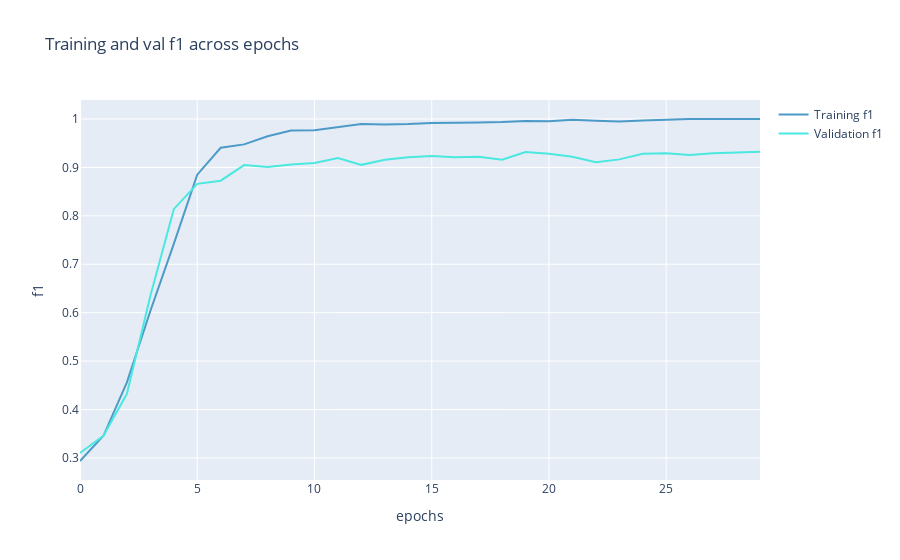

Source (notebook cell):
### Code cell
show_evolution(history, "f1")

### Figure 1 — Plotly figure (JSON) as saved in the notebook; plotly's stock layout.template omitted (floating-point values rounded to 4 significant figures)
{"data": [{"marker": {"color": "#4B9AC7"}, "mode": "lines", "name": "Training f1", "type": "scatter", "y": [0.2937, 0.3457, 0.4561, 0.6035, 0.7422, 0.885, 0.9407, 0.9476, 0.9642, 0.9763, 0.977, 0.9833, 0.9895, 0.9888, 0.9894, 0.9917, 0.9919, 0.993, 0.9939, 0.9961, 0.9953, 0.9983, 0.9963, 0.9951, 0.9971, 0.9993, 1, 1, 1, 1]}, {"marker": {"color": "#4BE8E0"}, "mode": "lines", "name": "Validation f1", "type": "scatter", "y": [0.3104, 0.3457, 0.4326, 0.6343, 0.8138, 0.866, 0.8726, 0.9047, 0.9007, 0.9062, 0.9092, 0.9194, 0.9053, 0.9159, 0.9208, 0.9236, 0.9208, 0.9221, 0.9159, 0.9319, 0.9283, 0.922, 0.9106, 0.9166, 0.9281, 0.9291, 0.9257, 0.929, 0.9307, 0.9323]}], "layout": {"title": {"text": "Training and val f1 across epochs"}, "xaxis": {"title": {"text": "epochs"}}, "yaxis": {"title": {"text": "f1"}}}}
